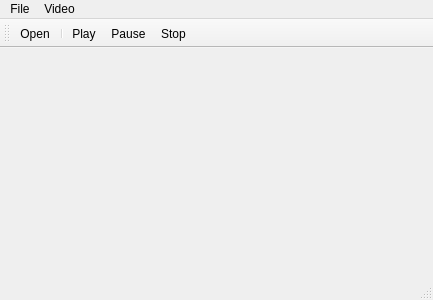
<?xml version="1.0" encoding="UTF-8"?>
<ui version="4.0">
 <class>MainWindow</class>
 <widget class="QMainWindow" name="MainWindow">
  <property name="geometry">
   <rect>
    <x>0</x>
    <y>0</y>
    <width>433</width>
    <height>300</height>
   </rect>
  </property>
  <property name="windowTitle">
   <string>MainWindow</string>
  </property>
  <widget class="QWidget" name="centralwidget"/>
  <widget class="QStatusBar" name="statusbar"/>
  <widget class="QMenuBar" name="menuBar">
   <property name="geometry">
    <rect>
     <x>0</x>
     <y>0</y>
     <width>433</width>
     <height>25</height>
    </rect>
   </property>
   <widget class="QMenu" name="menuFile">
    <property name="title">
     <string>File</string>
    </property>
    <addaction name="actionOpen"/>
   </widget>
   <widget class="QMenu" name="menuVideo">
    <property name="title">
     <string>Video</string>
    </property>
    <addaction name="actionPlay"/>
    <addaction name="actionPause"/>
    <addaction name="actionStop"/>
   </widget>
   <addaction name="menuFile"/>
   <addaction name="menuVideo"/>
  </widget>
  <widget class="QToolBar" name="toolBar">
   <property name="windowTitle">
    <string>toolBar</string>
   </property>
   <attribute name="toolBarArea">
    <enum>TopToolBarArea</enum>
   </attribute>
   <attribute name="toolBarBreak">
    <bool>false</bool>
   </attribute>
   <addaction name="actionOpen"/>
   <addaction name="separator"/>
   <addaction name="actionPlay"/>
   <addaction name="actionPause"/>
   <addaction name="actionStop"/>
  </widget>
  <action name="actionOpen">
   <property name="icon">
    <iconset resource="resources.qrc">
     <normaloff>:/images/icons/folder_page_white.png</normaloff>:/images/icons/folder_page_white.png</iconset>
   </property>
   <property name="text">
    <string>Open</string>
   </property>
   <property name="toolTip">
    <string>Open A File</string>
   </property>
  </action>
  <action name="actionPlay">
   <property name="icon">
    <iconset resource="resources.qrc">
     <normaloff>:/images/icons/control_play.png</normaloff>:/images/icons/control_play.png</iconset>
   </property>
   <property name="text">
    <string>Play</string>
   </property>
  </action>
  <action name="actionStop">
   <property name="icon">
    <iconset resource="resources.qrc">
     <normaloff>:/images/icons/control_stop.png</normaloff>:/images/icons/control_stop.png</iconset>
   </property>
   <property name="text">
    <string>Stop</string>
   </property>
  </action>
  <action name="actionPause">
   <property name="icon">
    <iconset resource="resources.qrc">
     <normaloff>:/images/icons/control_pause.png</normaloff>:/images/icons/control_pause.png</iconset>
   </property>
   <property name="text">
    <string>Pause</string>
   </property>
  </action>
 </widget>
 <resources>
  <include location="resources.qrc"/>
 </resources>
 <connections/>
</ui>
